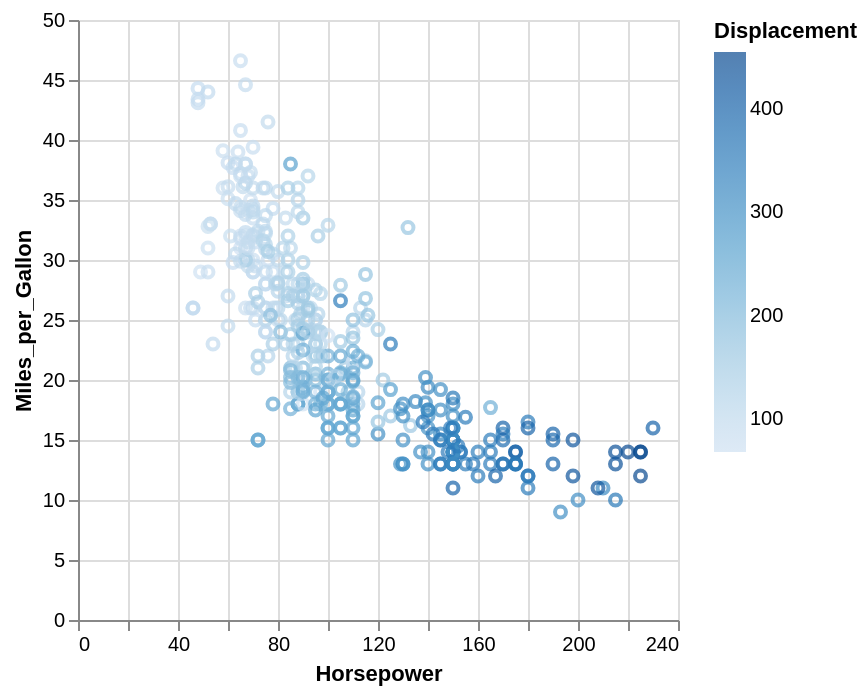

Specify this chart in Vega-Lite:
### Vega-Lite specification from a JSON file in a GitHub repository (floating-point values rounded to 4 significant figures; data arrays with more than 128 entries replaced by an {"elided": "..."} marker saying what was removed)
{"$schema": "https://vega.github.io/schema/vega-lite/v4.json", "data": {"values": {"elided": "406 records"}}, "mark": "point", "encoding": {"x": {"field": "Horsepower", "type": "quantitative"}, "y": {"field": "Miles_per_Gallon", "type": "quantitative"}, "color": {"field": "Displacement", "type": "quantitative"}}}
